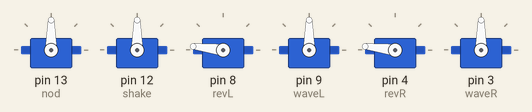
A sketch run on a simulated Arduino Uno, built with avr-gcc and run on an emulated ATmega328P. On the bench: 6 × servo.

Above: at 0.15 s.
At 3.77 s:
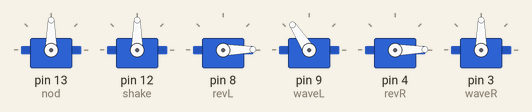
At 7.7 s:
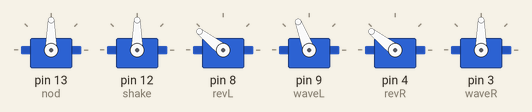
At 15.43 s:
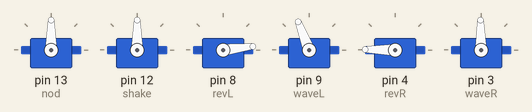
At 22.97 s:
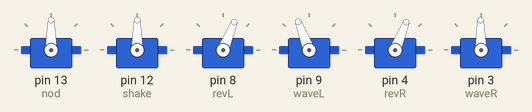
At 30.8 s:
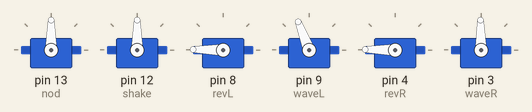
Timing chart, 0 to 40.0 s (numbered marks = the images above):
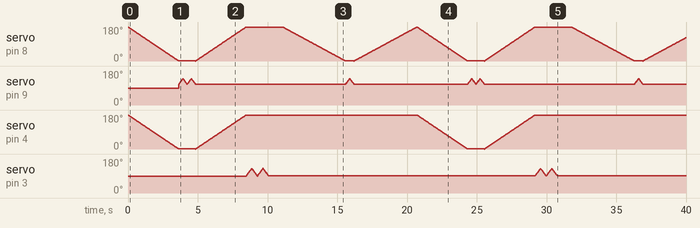

The sketch:

babyYoda.ino
```cpp
#include <Servo.h>

Servo nod;
Servo shake;

Servo revL;
Servo waveL;

Servo revR;
Servo waveR;

void setup() {
  // put your setup code here, to run once:
  // set your servo to a pin...
  //'servoname'.attach(pin#)

 nod.attach(13);
 shake.attach(12);

 revL.attach(8);
 waveL.attach(9);

 revR.attach(4);
 waveR.attach(3);
}

void loop()
{
  //  Script for waving hands simultaneously, "crazy Yoda"
    for(int angle = 180; angle>0; angle--)
    {
      revL.write(angle);
      revR.write(angle);
      delay(20);
    }
    for(int angle = 110; angle<140; angle++)
    {
      waveL.write(angle);
      delay(10);
    }
    for(int angle = 140; angle>110; angle--)
    {
      waveL.write(angle);
      delay(10);
    }
      for(int angle = 110; angle<140; angle++)
    {
      waveL.write(angle);
      delay(10);
    }
    for(int angle = 140; angle>110; angle--)
    {
      waveL.write(angle);
      delay(10);
    }
     for(int angle = 0; angle<180; angle++)
    {
      revL.write(angle);
      revR.write(angle);
      delay(20);
    }
    for(int angle = 90; angle<130; angle++)
    {
      waveR.write(angle);
      delay(10);
    }
    for(int angle = 130; angle>90; angle--)
    {
      waveR.write(angle);
      delay(10);
    }
      for(int angle = 90; angle<130; angle++)
    {
      waveR.write(angle);
      delay(10);
    }
    for(int angle = 130; angle>90; angle--)
    {
      waveR.write(angle);
      delay(10);
    }


//  Script for Reaching the Ball/*The FORCE*
//    for(int angle = 0; angle<180; angle++)
//    {
//      revR.write(angle);
//      delay(10);
//    }
//    for(int angle = 100; angle>50; angle--)
//    {
//      shake.write(angle);
//      delay(30);
//    }
//    for(int angle = 180; angle>130; angle--)
//    {
//      revR.write(angle);
//      delay(20);
//    }
//    //delay(3000);
//    for(int angle = 130; angle<180; angle++)
//    {
//      revR.write(angle);
//      delay(20);
//    }
//    for(int angle = 50; angle<110; angle++)
//    {
//      shake.write(angle);
//      delay(30);
//    }
//    for(int angle = 180; angle>0; angle--)
//    {
//      revR.write(angle);
//      delay(20);
//    }
//
//    delay(1000);

  //  Testing for Head...

//  for(int angle = 90; angle < 120; angle++)
//  {
//    nod.write(angle);
//    delay(20);
//  }
//  for(int angle = 120; angle > 90; angle--)
//  {
//    nod.write(angle);
//    delay(20);
//  }
  //nod.write(90);
//  for(int angle = 50; angle<150; angle++)
//  {
//    shake.write(angle);
//    delay(30);
//  }
//  for(int angle = 150; angle>50; angle--)
//  {
//    shake.write(angle);
//    delay(30);
//  }


////Testing for Hand...
  delay(1000);
  for(int angle = 180; angle>0; angle--)
  {
    revL.write(angle);
    delay(25);
  }
  for(int angle = 110; angle<140; angle++)
  {
    waveL.write(angle);
    delay(10);
  }
  for(int angle = 140; angle>110; angle--)
  {
    waveL.write(angle);
    delay(10);
  }
  for(int angle = 0; angle<180; angle++)
  {
    revL.write(angle);
    delay(25);
  }

//  for(int angle = 0; angle<180; angle++)
//  {
//    revR.write(angle);
//    delay(25);
//  }
//  for(int angle = 90; angle<130; angle++)
//  {
//    waveR.write(angle);
//    delay(10);
//  }
//  for(int angle = 130; angle>90; angle--)
//  {
//    waveR.write(angle);
//    delay(10);
//  }
//    for(int angle = 90; angle<130; angle++)
//  {
//    waveR.write(angle);
//    delay(10);
//  }
//  for(int angle = 130; angle>90; angle--)
//  {
//    waveR.write(angle);
//    delay(10);
//  }
//  for(int angle = 180; angle>0; angle--)
//  {
//    revR.write(angle);
//    delay(25);
//  }


}
```
